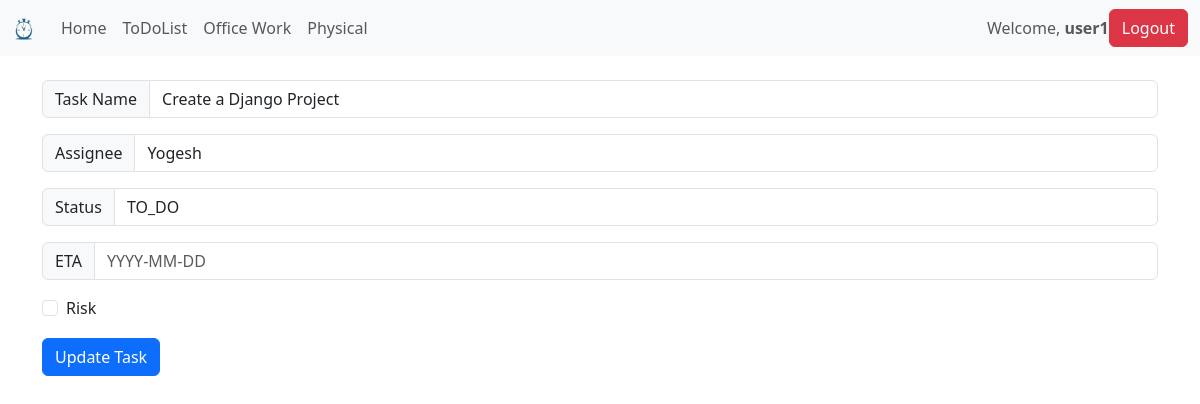
Page /ToDoList/edit/2 (signed in) on the committed database.
### ToDoListApp/models.py (models this page shows, shortened)
class ToDoList(models.Model):
    manage = models.ForeignKey(User, on_delete=models.CASCADE, default=None)
    task = models.CharField(max_length=300)
    status_type = models.TextChoices("status_type", "TO_DO DEFINED IN_PROGRESS COMPLETED")
    status = models.CharField(blank=True, choices=status_type, max_length=20,default='TO_DO')
    assignee = models.CharField(max_length=300)
    ETA = models.DateField()
    risk_flag = models.BooleanField(default=False)
    class Meta:
        ordering = ['id']

### ToDoListApp/views.py (the view)
# urls.py: path('edit/<task_id>',views.edit_task,name='edit_task'),
@login_required
def edit_task(request,task_id):
    if request.method =="POST":
        task = ToDoList.objects.get(pk=task_id)
        form = ToDoListForm(request.POST or None , instance=task)
        if form.is_valid:
            form.save()
        messages.success(request,("New Task updated!"))
        return redirect('ToDoList')
    else:
        task = ToDoList.objects.get(pk=task_id)
        context = {'welcome_text':'welcome to to do list','task':task}
        return render(request,'edit.html',context)

### ToDoListApp/templates/edit.html (shortened to what this page needs)
{% extends "base.html" %}
{% block  content %}
<form method="POST">
      <div class="input-group mb-3">
        <span class="input-group-text" id="basic-addon1">Task Name</span>
        <input type="text" class="form-control" placeholder="{{task.task}}" value="{{task.task}}" aria-describedby="basic-addon1" name="task">
      </div>
      <div class="input-group mb-3">
          <span class="input-group-text" id="basic-addon1">Assignee</span>
          <input type="text" class="form-control" placeholder={{task.assignee}} value="{{task.assignee}}" aria-describedby="basic-addon1" name="assignee">
      </div>
      <div class="input-group mb-3">
          <span class="input-group-text" id="id_status">Status</span>
          <select name="status" id="id_status" class="form-control" name ="status" placeholder={{task.status}} value="{{task.status}}">
              <option value="TO_DO">TO_DO</option>
          </select>
      </div>
      <div class="input-group mb-3">
          <span class="input-group-text" id="basic-addon1">ETA</span>
          <input type="text" class="form-control" aria-describedby="basic-addon1" name="ETA" placeholder="YYYY-MM-DD" >
      </div>
      <div class="input-group mb-3">
          <div class="form-check">
              <input class="form-check-input" type="checkbox" id="defaultCheck1" name="risk_flag">
              <label class="form-check-label" for="defaultCheck1">Risk</label>
          </div>
      </div>
      <button type="submit" class="btn btn-primary">Update Task</button>
    </form>
{% endblock content %}

### templates/base.html (shortened to what this page needs)
{% load static %}
<!doctype html>
<html lang="en">
  <head>
    </head>
    <body>
    <link href="https://cdn.jsdelivr.net/npm/bootstrap@5.3.2/dist/css/bootstrap.min.css" rel="stylesheet">
    <nav class="navbar navbar-expand-lg navbar-light bg-light">
        <div class="container-fluid">
          <a class="navbar-brand" href="{% url 'index' %}"><img src ="{% static 'images/logo.png' %}" alt="ToDoList" style="width: 25px; height: auto;"></a>
          <div class="collapse navbar-collapse" id="navbarNavAltMarkup">
            <div class="navbar-nav">
              <a class="nav-link" aria-current="page" href="{% url 'index' %}">Home</a>
              <a class="nav-link" aria-current="page" href="{% url 'ToDoList' %}">ToDoList</a>
              <a class="nav-link" href="{% url 'office' %}">Office Work</a>
              <a class="nav-link" href="{% url 'physical' %}">Physical</a>
            </div>
          </div>
          {% if user.is_authenticated %}
          <span class="navbar-text">
              Welcome, <strong>{{user.username}}</strong>
          </span>
          <a href ={% url 'logout'%}>
            <button class="btn btn-danger mr-2" type="submit">Logout</button>
          </a>
          {% endif %}
        </div>
      </nav>
</head>
  <body>
    <div class='container'>
        <br>
        {%block content %}
        {% endblock content %}
        <br>
    </div>
  </body>
</html>

### templates/base.html (style rules this page uses)
body, html { margin: 0; padding: 0; height: 100%; }

### rows in the picture
ToDoList: task "Create a Django Project", assignee "Yogesh", status "TO_DO"

### other values in the picture
{{ user.username }} "user1"
